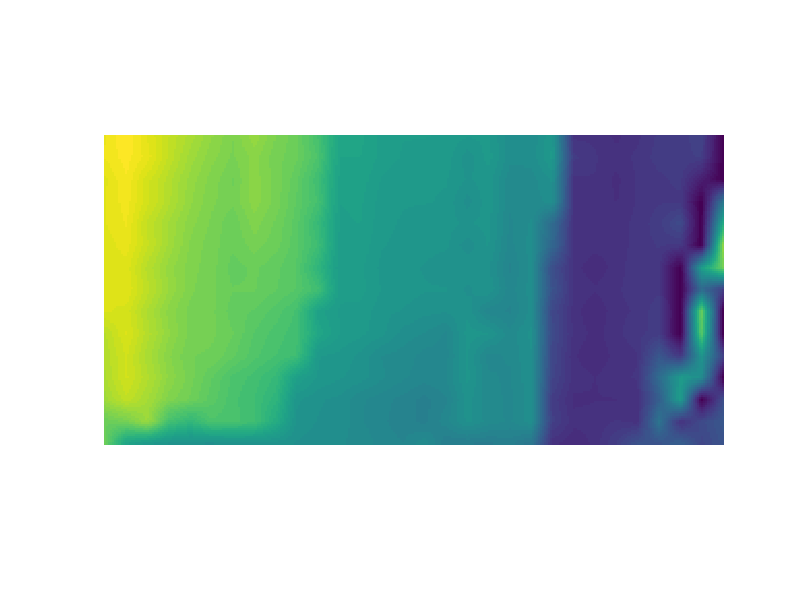

This chart was generated by the following MATLAB code:
clear all;
clc;

R=15;       % sorok szama
C=30;       % oszlopok szama
blur=false; % szurjuk-e meg a kepet?
N=10;       % interpolacios faktor

data=load('scandata.txt');
data=reshape(data,C,R)';
data(2:2:size(data,1),:)=data(2:2:size(data,1),end:-1:1);
data=fliplr(data);
if blur
    data=conv2(data,[1 2 1;2 4 2;1 2 1]/16);
end
[xi,yi]=meshgrid(linspace(1,size(data,2),N*size(data,2)),linspace(1,size(data,1),N*size(data,1)));
data=interp2(data,xi,yi,'linear');
figure(1);
imagesc(data);
axis equal off;
